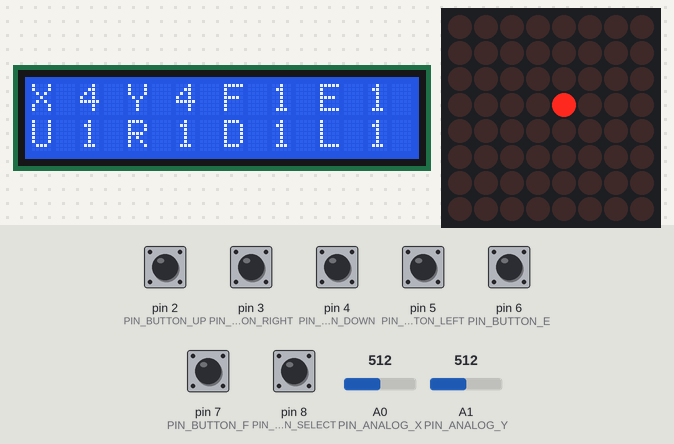
Bench run of a sketch on a simulated Arduino Uno, built with avr-gcc and run on an emulated ATmega328P. On the bench: 16×2 character LCD, 8×8 LED matrix. Inputs (shaded band) come from the test bench; at power-on: pin 2 (PIN_BUTTON_UP), pin 3 (PIN_BUTTON_RIGHT), pin 4 (PIN_BUTTON_DOWN), pin 5 (PIN_BUTTON_LEFT), pin 6 (PIN_BUTTON_E), pin 7 (PIN_BUTTON_F), pin 8 (PIN_BUTTON_SELECT) HIGH, A0 (PIN_ANALOG_X) = 512, A1 (PIN_ANALOG_Y) = 512. What the sketch prints to the serial monitor is not drawn.

Above: at 1.2 s.
1.3 s: pin 7 (PIN_BUTTON_F) pulled LOW for 1 s
At 1.7 s:
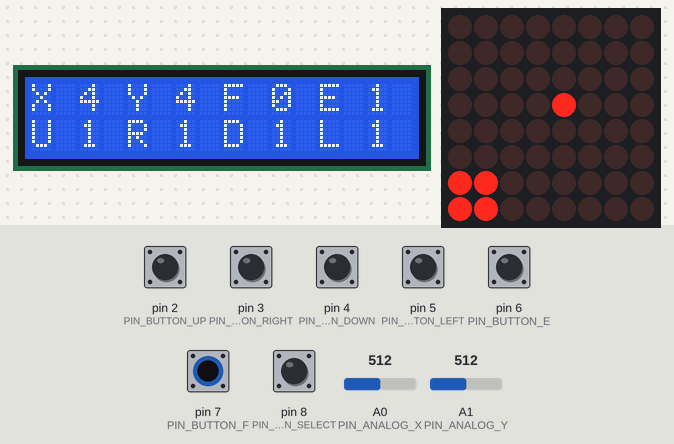
3.8 s: A0 (PIN_ANALOG_X) set to 716
At 4.7 s:
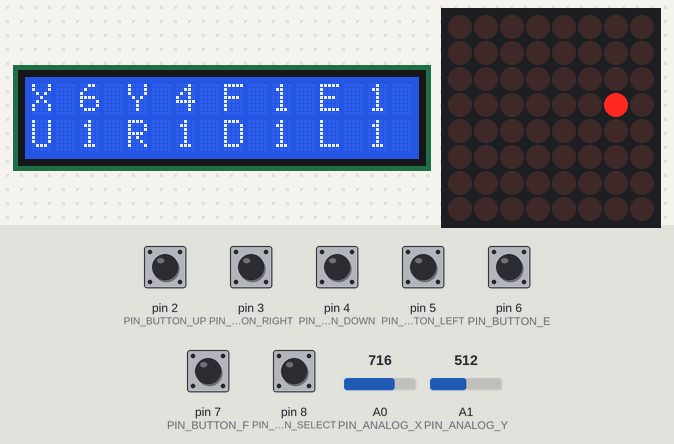
5.3 s: A1 (PIN_ANALOG_Y) set to 716
At 5.9 s:
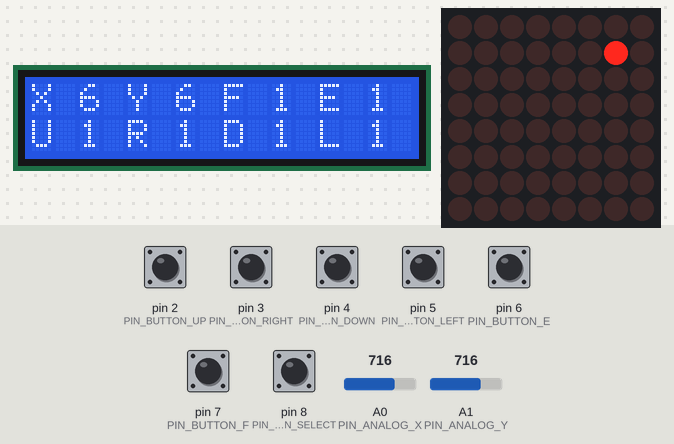
6.8 s: pin 2 (PIN_BUTTON_UP) pulled LOW for 0.15 s
At 6.9 s:
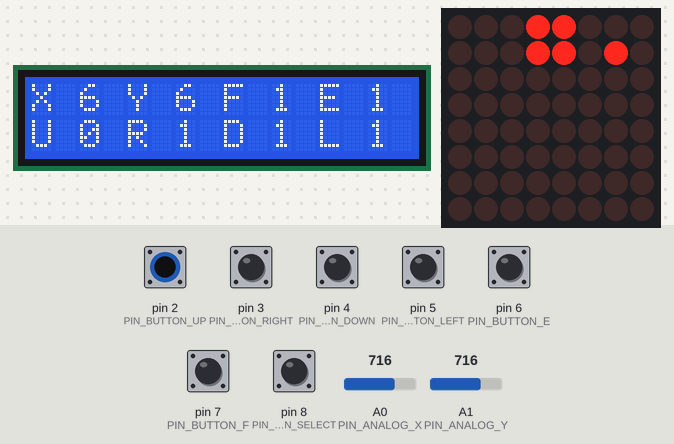
8.4 s: pin 3 (PIN_BUTTON_RIGHT) pulled LOW for 0.15 s
At 8.5 s:
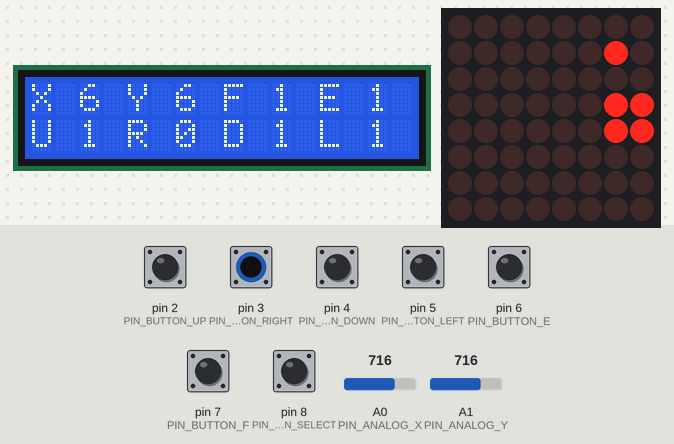
10.0 s: pin 4 (PIN_BUTTON_DOWN) pulled LOW for 0.15 s
At 10.1 s:
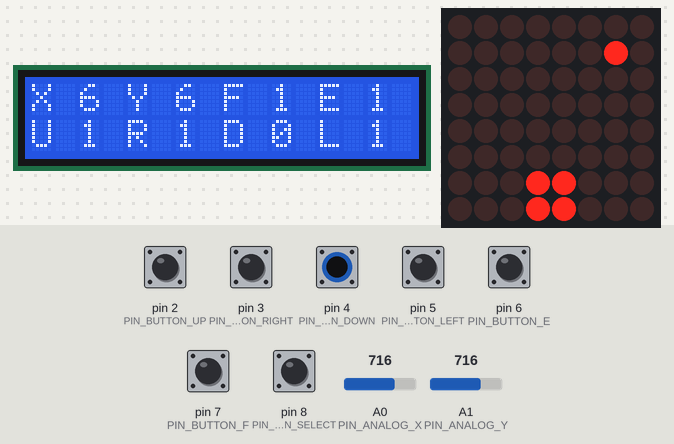
Timing chart, 0 to 12.6 s (numbered marks = the images above; inputs shaded):
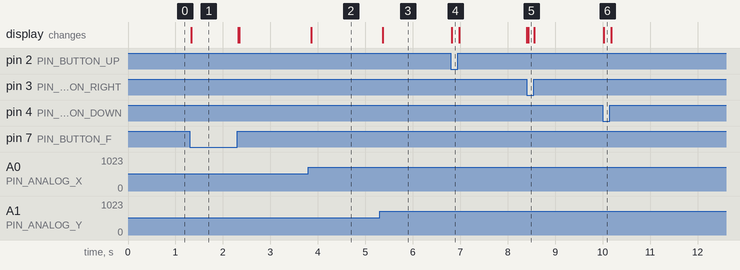

The sketch:

joystick_shield.ino
```cpp
#include <SPI.h>
#include <Adafruit_GFX.h>
#include <Max72xxPanel.h>
#include <Wire.h>
#include <LiquidCrystal_I2C.h>

// Store the Arduino pin associated with each input

LiquidCrystal_I2C lcd(0x27, 2, 1, 0, 4, 5, 6, 7, 3, POSITIVE);

// Select button is triggered when joystick is pressed
const byte PIN_BUTTON_SELECT = 8;

const byte PIN_BUTTON_F = 7;
const byte PIN_BUTTON_E = 6;

const byte PIN_BUTTON_RIGHT = 3;
const byte PIN_BUTTON_UP = 2;
const byte PIN_BUTTON_DOWN = 4;
const byte PIN_BUTTON_LEFT = 5;

const byte PIN_ANALOG_X = 0;
const byte PIN_ANALOG_Y = 1;

uint8_t joystick[2];  // 2 element array of unsigned 8-bit type, holding Joystick readings

// Matrix

int pinCS = 10;

Max72xxPanel matrix = Max72xxPanel(pinCS,1,1);

void setup() {
  Serial.begin(9600);

  matrix.setIntensity(4);

  lcd.begin(16,2);
  lcd.backlight(); // finish with backlight on

  pinMode(PIN_BUTTON_RIGHT, INPUT);
  digitalWrite(PIN_BUTTON_RIGHT, HIGH);

  pinMode(PIN_BUTTON_LEFT, INPUT);
  digitalWrite(PIN_BUTTON_LEFT, HIGH);

  pinMode(PIN_BUTTON_UP, INPUT);
  digitalWrite(PIN_BUTTON_UP, HIGH);

  pinMode(PIN_BUTTON_DOWN, INPUT);
  digitalWrite(PIN_BUTTON_DOWN, HIGH);

  pinMode(PIN_BUTTON_SELECT, INPUT);
  digitalWrite(PIN_BUTTON_SELECT, HIGH);

  pinMode(PIN_BUTTON_E, INPUT);
  digitalWrite(PIN_BUTTON_E, HIGH);

  pinMode(PIN_BUTTON_F, INPUT);
  digitalWrite(PIN_BUTTON_F, HIGH);
}

void loop() {

  joystick[0] = map(analogRead(PIN_ANALOG_X), 0, 207, 0, 2);
  joystick[1] = map(analogRead(PIN_ANALOG_Y), 0, 207, 0, 2);

  //joystick[0] = analogRead(PIN_ANALOG_X);
  //joystick[1] = analogRead(PIN_ANALOG_Y);

  printSerial();
  printLCD();
  printMatrix();
 }


 void printMatrix(){
  matrix.fillScreen(0);

  matrix.drawPixel(joystick[0],7 - joystick[1],1);

  if(digitalRead(PIN_BUTTON_SELECT) == 0){
    matrix.drawPixel(3,3,1);
    matrix.drawPixel(4,3,1);
    matrix.drawPixel(3,4,1);
    matrix.drawPixel(4,4,1);
  }

  if(digitalRead(PIN_BUTTON_UP) == 0){
    matrix.drawPixel(3,0,1);
    matrix.drawPixel(4,0,1);
    matrix.drawPixel(3,1,1);
    matrix.drawPixel(4,1,1);
  }

  if(digitalRead(PIN_BUTTON_RIGHT) == 0){
    matrix.drawPixel(6,3,1);
    matrix.drawPixel(6,4,1);
    matrix.drawPixel(7,3,1);
    matrix.drawPixel(7,4,1);
  }

  if(digitalRead(PIN_BUTTON_DOWN) == 0){
    matrix.drawPixel(3,6,1);
    matrix.drawPixel(4,6,1);
    matrix.drawPixel(3,7,1);
    matrix.drawPixel(4,7,1);
  }

  if(digitalRead(PIN_BUTTON_LEFT) == 0){
    matrix.drawPixel(0,3,1);
    matrix.drawPixel(0,4,1);
    matrix.drawPixel(1,3,1);
    matrix.drawPixel(1,4,1);
  }

  if(digitalRead(PIN_BUTTON_F) == 0){
    matrix.drawPixel(0,6,1);
    matrix.drawPixel(0,7,1);
    matrix.drawPixel(1,6,1);
    matrix.drawPixel(1,7,1);
  }

  if(digitalRead(PIN_BUTTON_E) == 0){
    matrix.drawPixel(6,6,1);
    matrix.drawPixel(6,7,1);
    matrix.drawPixel(7,6,1);
    matrix.drawPixel(7,7,1);
  }

  matrix.write();
 }

 void printLCD(){
  lcd.setCursor(0,0); //Start at character 4 on line 0
  lcd.print("X ");
  lcd.print(joystick[0]);
  lcd.print(" Y ");
  lcd.print(joystick[1]);
  lcd.print(" F ");
  lcd.print(digitalRead(PIN_BUTTON_F));
  lcd.print(" E ");
  lcd.print(digitalRead(PIN_BUTTON_E));

  lcd.setCursor(0,1); //Start at character 4 on line 0
  lcd.print("U ");
  lcd.print(digitalRead(PIN_BUTTON_UP));
  lcd.print(" R ");
  lcd.print(digitalRead(PIN_BUTTON_RIGHT));
  lcd.print(" D ");
  lcd.print(digitalRead(PIN_BUTTON_DOWN));
  lcd.print(" L ");
  lcd.print(digitalRead(PIN_BUTTON_LEFT));
 }

 void printSerial(){

  Serial.print("U:");
  Serial.print(digitalRead(PIN_BUTTON_UP));
  Serial.print(" ");

  Serial.print("R:");
  Serial.print(digitalRead(PIN_BUTTON_RIGHT));
  Serial.print(" ");

  Serial.print("D:");
  Serial.print(digitalRead(PIN_BUTTON_DOWN));
  Serial.print(" ");

  Serial.print("L:");
  Serial.print(digitalRead(PIN_BUTTON_LEFT));
  Serial.print(" ");

  Serial.print("x:");
  Serial.print(joystick[0]);

  Serial.print(" ");

  Serial.print("y:");
  Serial.print(joystick[1]);
  Serial.print(" ");

  Serial.print("S:");
  Serial.print(digitalRead(PIN_BUTTON_SELECT));
  Serial.print(" ");

  Serial.print("F:");
  Serial.print(digitalRead(PIN_BUTTON_F));
  Serial.print(" ");

  Serial.print("E:");
  Serial.print(digitalRead(PIN_BUTTON_E));
  Serial.print(" ");

  Serial.println();
 }
```

Measured:
- after the input at 1.3 s, the display: changes at once (image 1)
- after the input at 3.8 s, the display: changes after 0.06 s (image 2)
- after the input at 5.3 s, the display: changes after 0.06 s (image 3)
- after the input at 6.8 s, the display: changes at once (image 4)
- after the input at 8.4 s, the display: first changes at once (image 5 shows a later state)
- after the input at 10.0 s, the display: changes at once (image 6)
